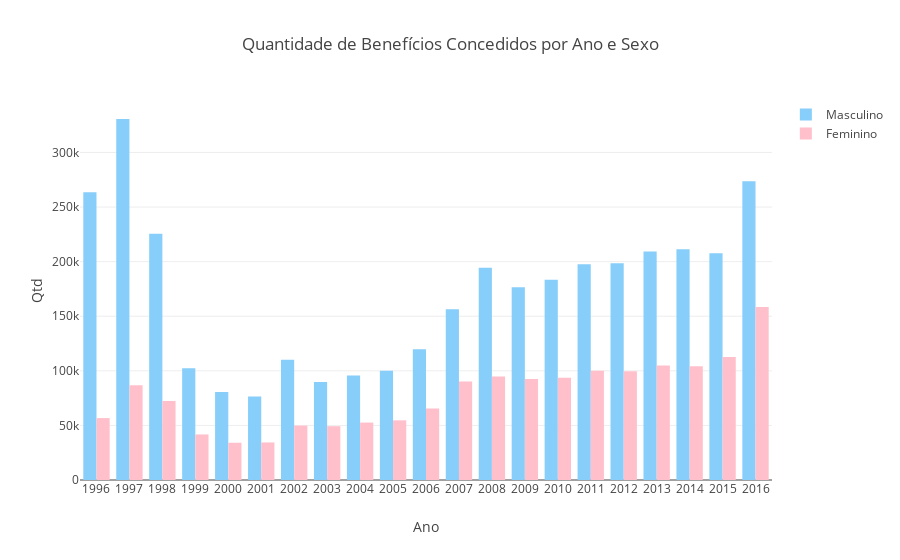

The code cell stored with this chart in its notebook:
### Code cell
#  Grafico 3 - Quantidade de Benefícios Concedidos por Ano e Sexo
label1 = df_masculino['Ano'].unique()
label2 = df_feminino['Ano'].unique()
dados1 = df_masculino.groupby(['Ano']).sum()['Qte Benefícios Concedidos'].values
dados2 = df_feminino.groupby(['Ano']).sum()['Qte Benefícios Concedidos'].values

trace1 = go.Bar(
            x =label1,
            y = dados1,
            name='Masculino',
            marker=dict(color='lightskyblue'),  
            #fill='tozeroy',
            )


trace2 = go.Bar(
            x =label2, 
            y =dados2,
            name='Feminino',
            marker=dict(color='pink'),
            #fill='tozeroy',
            )


data = [trace1, trace2]
layout = go.Layout( yaxis=dict(title='Qtd'),xaxis=dict(title='Ano', tickmode='linear'),title='Quantidade de Benefícios Concedidos por Ano e Sexo')
fig = go.Figure(data=data, layout=layout, )
py.iplot(fig, filename='grouped-bar' )

### Figure 1 — Plotly figure (JSON) as saved in the notebook; plotly's stock layout.template omitted (floating-point values rounded to 4 significant figures)
{"data": [{"marker": {"color": "lightskyblue"}, "name": "Masculino", "type": "bar", "uid": "e26138a9-b6f8-4a15-abe8-a9739faf1f17", "x": [1996, 1997, 1998, 1999, 2000, 2001, 2002, 2003, 2004, 2005, 2006, 2007, 2009, 2008, 2010, 2011, 2012, 2013, 2014, 2015, 2016], "y": [263522, 330644, 225462, 102418, 80551, 76492, 110088, 89660, 95688, 100105, 119677, 156306, 176510, 194462, 183303, 197611, 198447, 209354, 211249, 207779, 273522]}, {"marker": {"color": "pink"}, "name": "Feminino", "type": "bar", "uid": "07585b55-19eb-4f37-b80c-3dac78cf135f", "x": [1996, 1997, 1998, 1999, 2000, 2001, 2002, 2003, 2004, 2005, 2006, 2007, 2009, 2008, 2010, 2011, 2012, 2013, 2014, 2015, 2016], "y": [56720, 86770, 72395, 41731, 34135, 34394, 49873, 49307, 52608, 54644, 65416, 90244, 92411, 94837, 93538, 100096, 99644, 104906, 104293, 112681, 158511]}], "layout": {"autosize": true, "title": {"text": "Quantidade de Benefícios Concedidos por Ano e Sexo"}, "xaxis": {"autorange": true, "range": [1996.0, 2016.0], "tickmode": "linear", "title": {"text": "Ano"}, "type": "linear"}, "yaxis": {"autorange": true, "range": [0, 348000.0], "title": {"text": "Qtd"}, "type": "linear"}}}
